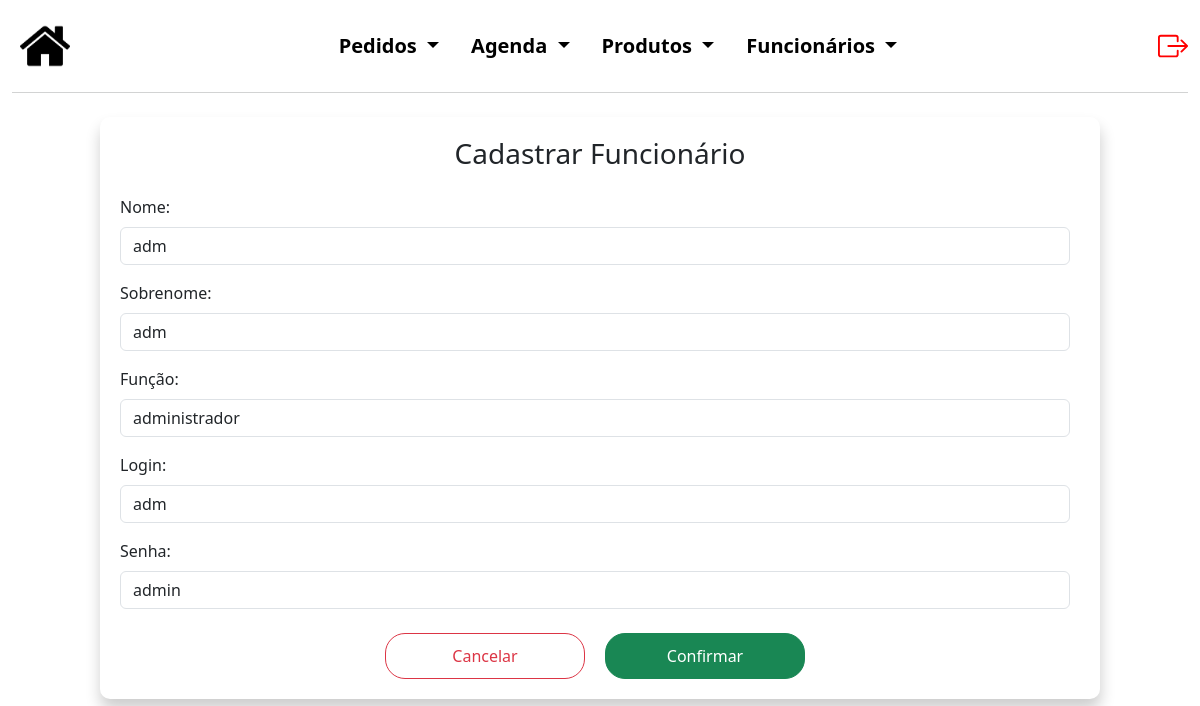
Page /Sistema/funcionarios/editFunc.php (signed in) on the committed database.
### tables this page shows
CREATE TABLE `funcionarios` (
  `cod_func` int(5) NOT NULL,
  `nome` varchar(50) NOT NULL,
  `sobrenome` varchar(50) NOT NULL,
  `funcao` varchar(50) NOT NULL,
  `login` varchar(50) NOT NULL,
  `senha` varchar(50) NOT NULL
);

### Sistema/funcionarios/editFunc.php (the view, shortened to what this page needs)
<?php
$conexao = novaConexao();
$cod_func = is_array($_SESSION['cod_func']) ? $_SESSION['cod_func'][0] : $_SESSION['cod_func'];
$sql_lista = "SELECT * FROM funcionarios WHERE cod_func = :cod_func";
$stmt = $conexao->prepare($sql_lista);
$stmt->bindParam(':cod_func', $cod_func, PDO::PARAM_INT);
$stmt->execute();
$lista = $stmt->fetchAll(PDO::FETCH_ASSOC);
if ($lista) {
    $funcionario = $lista[0];
} else {
    echo "Erro: Funcionário não encontrado.";
    exit;
}
?>
<!DOCTYPE html>
<html lang="pt-BR">
<head>
    <link href="https://cdn.jsdelivr.net/npm/bootstrap@5.3.0/dist/css/bootstrap.min.css" rel="stylesheet">
    <link rel="stylesheet" href="../style.css">
</head>
<body>
    <div class="container-fluid cabecalho">
        <nav class="navbar navbar-light navbar-expand-md" style="background-color: #FFFF;">
            <a class="navbar-brand m-2" href="../admInicial.php">
                <img src="../img/back.png">
            </a>
            <div class="collapse navbar-collapse justify-content-center" id="navegacao">
                <ul class="nav nav-pills justify-content-center listas">
                    <li class="nav-item dropdown">
                        <a class="nav-link dropdown-toggle cor_fonte" href="#" id="navbarDropdownMenuLink"
                            data-bs-toggle="dropdown" aria-haspopup="true" aria-expanded="false">
                            Pedidos
                        </a>
                    </li>
                    <li class="nav-item dropdown">
                        <a class="nav-link dropdown-toggle cor_fonte" href="#" id="navbarDropdownMenuLink"
                            data-bs-toggle="dropdown" aria-haspopup="true" aria-expanded="false">
                            Agenda
                        </a>
                    </li>
                    <li class="nav-item dropdown">
                        <a class="nav-link dropdown-toggle cor_fonte" href="#" id="navbarDropdownMenuLink"
                            data-bs-toggle="dropdown" aria-haspopup="true" aria-expanded="false">
                            Produtos
                        </a>
                    </li>
                    <li class="nav-item dropdown">
                        <a class="nav-link dropdown-toggle cor_fonte" href="#" id="navbarDropdownMenuLink"
                            data-bs-toggle="dropdown" aria-haspopup="true" aria-expanded="false">
                            Funcionários
                        </a>
                    </li>
                </ul>
            </div>
            <a href="../logout.php" class="nav-link justify-content-end" style="color: red;">
            </a>
        </nav>
    </div>
    <div class="container container-custom">
        <h3 class="text-center mb-4">Cadastrar Funcionário</h3>
        <form method="POST">
            <div class="row row-custom">
                <div class="col-custom">
                    <div class="form-group mb-3">
                        <label class="form-label">Nome:</label>
                        <input type="text" class="form-control" name="nome" placeholder="Nome do funcionário"
                            value="<?php echo ($funcionario['nome']); ?>">
                    </div>
                    <div class="form-group mb-3">
                        <label class="form-label">Sobrenome:</label>
                        <input type="text" class="form-control" name="sobrenome" placeholder="Nome do funcionário"
                            value="<?php echo ($funcionario['sobrenome']); ?>">
                    </div>
                    <div class="form-group mb-3">
                        <label class="form-label">Função:</label>
                        <input type="text" class="form-control" name="funcao"
                            placeholder="Ex: atendente, designer, gestor de maquinário..."
                            value="<?php echo ($funcionario['funcao']); ?>">
                    </div>
                    <div class="form-group mb-3">
                        <label class="form-label">Login:</label>
                        <input type="text" class="form-control" name="login" placeholder="Login do sistema"
                            value="<?php echo ($funcionario['login']); ?>">
                    </div>
                    <div class="form-group mb-3">
                        <label class="form-label">Senha:</label>
                        <input type="text" class="form-control" name="senha" placeholder="Senha do login"
                            value="<?php echo ($funcionario['senha']); ?>">
                    </div>
                    <div class="row mt-4 btn-group-custom">
                        <button class="btn btn-outline-danger btn-personalizado" onclick="window.location.href='listaFunc.php';">Cancelar</button>
                        <button type="submit" class="btn btn-success btn-personalizado">Confirmar</button>
                    </div>
                </div>
            </div>
        </form>
    </div>
</body>
</html>

### Sistema/style.css (style rules this page uses)
.cabecalho { margin-bottom: 2%; }
.cor_fonte { color: black; font-weight: bold; text-decoration: none; font-size: 20px; }
.cabecalho img { height: 50px; }
#navbarDropdownMenuLink { background-color: #ffffff; }
nav { border-bottom: 1px solid rgb(210, 211, 211); }
.nav-item.dropdown .nav-link { color: black }
.container-custom { max-width: 1000px; margin: auto; padding: 20px; border-radius: 10px; box-shadow: 0.5px 10px 15px rgba(0, 0, 0, 0.2); }
.row-custom { display: flex; justify-content: space-between; }
.col-custom { flex: 1; margin-right: 10px; }
.btn-group-custom { display: flex; justify-content: center; }
.btn-group-custom button { margin: 0 10px; }
.btn-personalizado { width: 200px; border-radius: 20px; padding: 10px; font-size: 16px; }

### rows in the picture
funcionarios: nome "adm", sobrenome "adm", funcao "administrador", login "adm", senha "admin"
